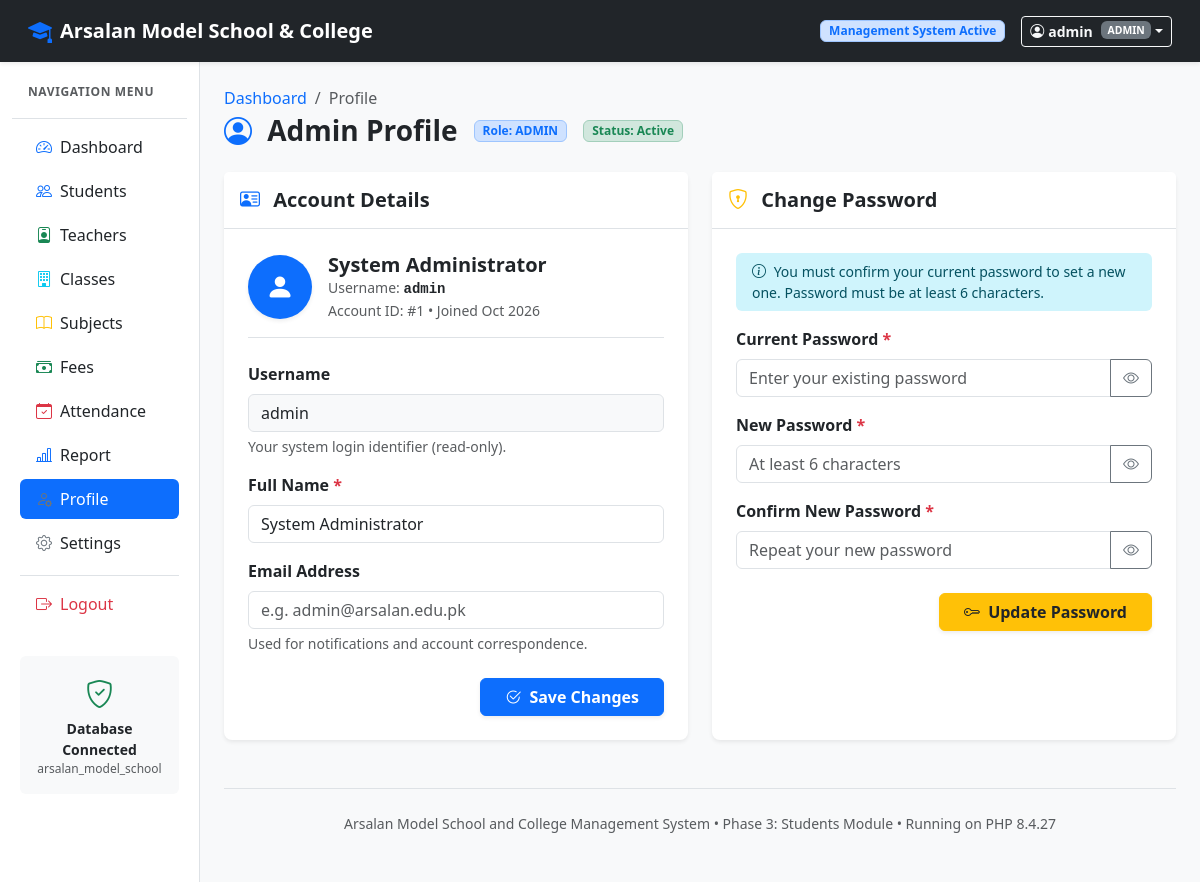
Page /ArsalanModelSchool/profile.php (signed in) on the committed database.
### tables this page shows
CREATE TABLE `users` (
    `id`         INT          NOT NULL AUTO_INCREMENT,
    `username`   VARCHAR(50)  NOT NULL,
    `name`       VARCHAR(100) NULL,
    `email`      VARCHAR(100) NULL,
    `password`   VARCHAR(255) NOT NULL,
    `role`       VARCHAR(50)  NOT NULL DEFAULT 'admin',
    `role_id`    INT          NULL,
    `status`     ENUM('active','inactive') NOT NULL DEFAULT 'active',
    `created_at` TIMESTAMP    NOT NULL DEFAULT CURRENT_TIMESTAMP,
    PRIMARY KEY (`id`),
    UNIQUE KEY `uq_username` (`username`),
    CONSTRAINT `fk_user_role` FOREIGN KEY (`role_id`) REFERENCES `roles`(`id`) ON DELETE SET NULL
);

### ArsalanModelSchool/profile.php (the view, shortened to what the rows shown need)
<?php
require_once __DIR__ . '/database.php';
$user_session = current_user();
$user_id = (int)($user_session['id'] ?? 0);
$admin = db_fetch_one(
    "SELECT id, username, name, email, role, status, created_at FROM users WHERE id = ? LIMIT 1",
    [$user_id],
    'i'
);
require_once __DIR__ . '/layout.php';
?>
<div class="d-flex justify-content-between align-items-center flex-wrap gap-2 mb-4">
    <div>
        <div class="d-flex align-items-center gap-3">
            <h2 class="h3 fw-bold text-dark mb-0">
                <i class="bi bi-person-circle text-primary me-2"></i> Admin Profile
            </h2>
            <span class="badge bg-primary-subtle text-primary border border-primary-subtle px-2 py-1">
                Role: <?= h(strtoupper($admin['role'])); ?>
            </span>
            <span class="badge bg-success-subtle text-success border border-success-subtle px-2 py-1">
                Status: <?= h(ucfirst($admin['status'])); ?>
            </span>
        </div>
    </div>
</div>
<div class="row g-4">
    <div class="col-lg-6">
        <div class="card border-0 shadow-sm rounded-3 h-100">
            <div class="card-body p-4">
                <div class="d-flex align-items-center mb-4 pb-3 border-bottom">
                    <div>
                        <h5 class="fw-bold mb-0 text-dark"><?= h($admin['name'] ?: $admin['username']); ?></h5>
                        <p class="text-muted small mb-0">
                            Username: <span class="font-monospace text-dark fw-semibold"><?= h($admin['username']); ?></span>
                        </p>
                        <p class="text-muted small mb-0">
                            Account ID: #<?= (int)$admin['id']; ?> &bull; Joined <?= date('M Y', strtotime($admin['created_at'])); ?>
                        </p>
                    </div>
                </div>
                <form method="POST" action="profile.php" novalidate>
                    <div class="mb-3">
                        <label for="adminUsername" class="form-label fw-semibold">Username</label>
                        <input type="text"
                               class="form-control bg-light"
                               id="adminUsername"
                               value="<?= h($admin['username']); ?>"
                               readonly
                               disabled
                               title="Username cannot be changed">
                        <div class="form-text">Your system login identifier (read-only).</div>
                    </div>
                    <div class="mb-3">
                        <label for="adminName" class="form-label fw-semibold">Full Name <span class="text-danger">*</span></label>
                        <input type="text"
                               class="form-control"
                               id="adminName"
                               name="name"
                               value="<?= h($admin['name'] ?? ''); ?>"
                               placeholder="e.g. System Administrator"
                               maxlength="100"
                               required>
                    </div>
                </form>
            </div>
        </div>
    </div>
</div>
<?php
require_once __DIR__ . '/layout_end.php';
?>

### ArsalanModelSchool/layout.php (shortened to what the rows shown need)
<?php
require_once __DIR__ . '/database.php';
$user = current_user();
?>
<!DOCTYPE html>
<html lang="en">
<head>
    <link href="https://cdn.jsdelivr.net/npm/bootstrap@5.3.3/dist/css/bootstrap.min.css" rel="stylesheet">
    <link rel="stylesheet" href="https://cdn.jsdelivr.net/npm/bootstrap-icons@1.11.3/font/bootstrap-icons.min.css">
</head>
<body class="bg-light">
    <nav class="navbar navbar-expand-lg navbar-dark bg-dark sticky-top shadow-sm px-3">
        <div class="container-fluid">
            <div class="d-flex align-items-center ms-auto">
                <div class="dropdown">
                    <button class="btn btn-outline-light btn-sm dropdown-toggle d-flex align-items-center" type="button" data-bs-toggle="dropdown" aria-expanded="false">
                        <i class="bi bi-person-circle me-1"></i>
                        <span class="fw-semibold"><?= h($user['username'] ?? 'User'); ?></span>
                        <span class="badge bg-secondary ms-2 text-uppercase" style="font-size: 0.65rem;"><?= h($user['role'] ?? 'admin'); ?></span>
                    </button>
                </div>
            </div>
        </div>
    </nav>
    <div class="container-fluid">
        <div class="row">
            <main class="col-md-9 ms-sm-auto col-lg-10 px-md-4 py-4">

### rows in the picture
users: username "admin", role "ADMIN", status "Active", name "System Administrator", id "1", created_at "Oct 2026"

### other values in the picture
PHP_VERSION "8.4.27"
